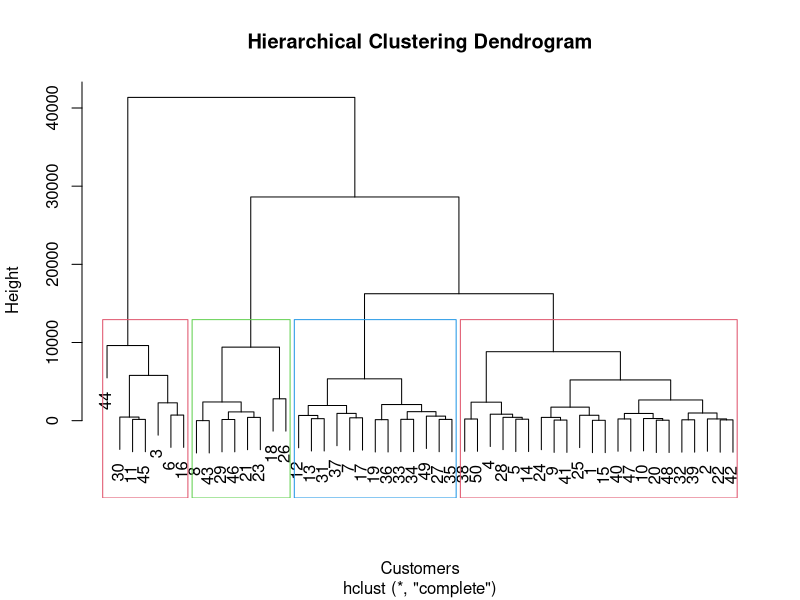
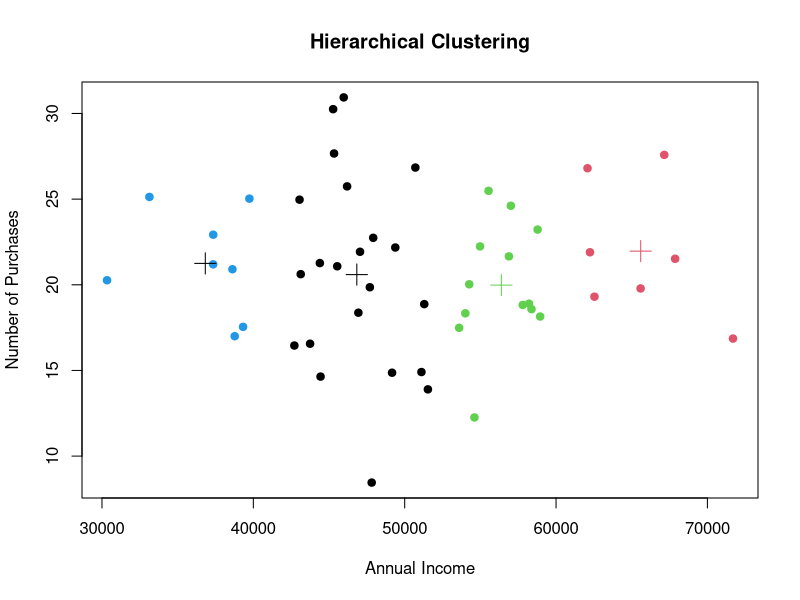

Write the R code that produced these figures, in order.
## ---- chunk 1
knitr::opts_chunk$set(echo = TRUE)
## ---- chunk 2
# Create a dataset named customers_data
set.seed(123) # allows you to repeat your results when using random number generators

customers_data <- data.frame(
  AnnualIncome = rnorm(50, mean = 50000, sd = 10000),
  NumPurchases = rnorm(50, mean = 20, sd = 5)
)
## ---- chunk 3
# Perform hierarchical clustering
dist_matrix <- dist(customers_data) # Compute distance matrix
hclust_result <- hclust(dist_matrix) # Perform hierarchical clustering

# Plot the dendrogram
plot(hclust_result, main = "Hierarchical Clustering Dendrogram", xlab = "Customers")
# Add color to the branches
rect.hclust(hclust_result, k=4, border=2:4)
## ---- chunk 4
# Cut the dendrogram to get clusters
clusters <- cutree(hclust_result, k=4)
## ---- chunk 5
# Visualize the clusters in the original dataset
plot(customers_data, col=clusters, pch=19, main="Hierarchical Clustering", xlab="Annual Income", ylab="Number of Purchases")

# Add cluster centroids to the plot
centers <- aggregate(customers_data, by=list(clusters), mean)
points(centers[, -1], col=1:3, pch=3, cex=2)
